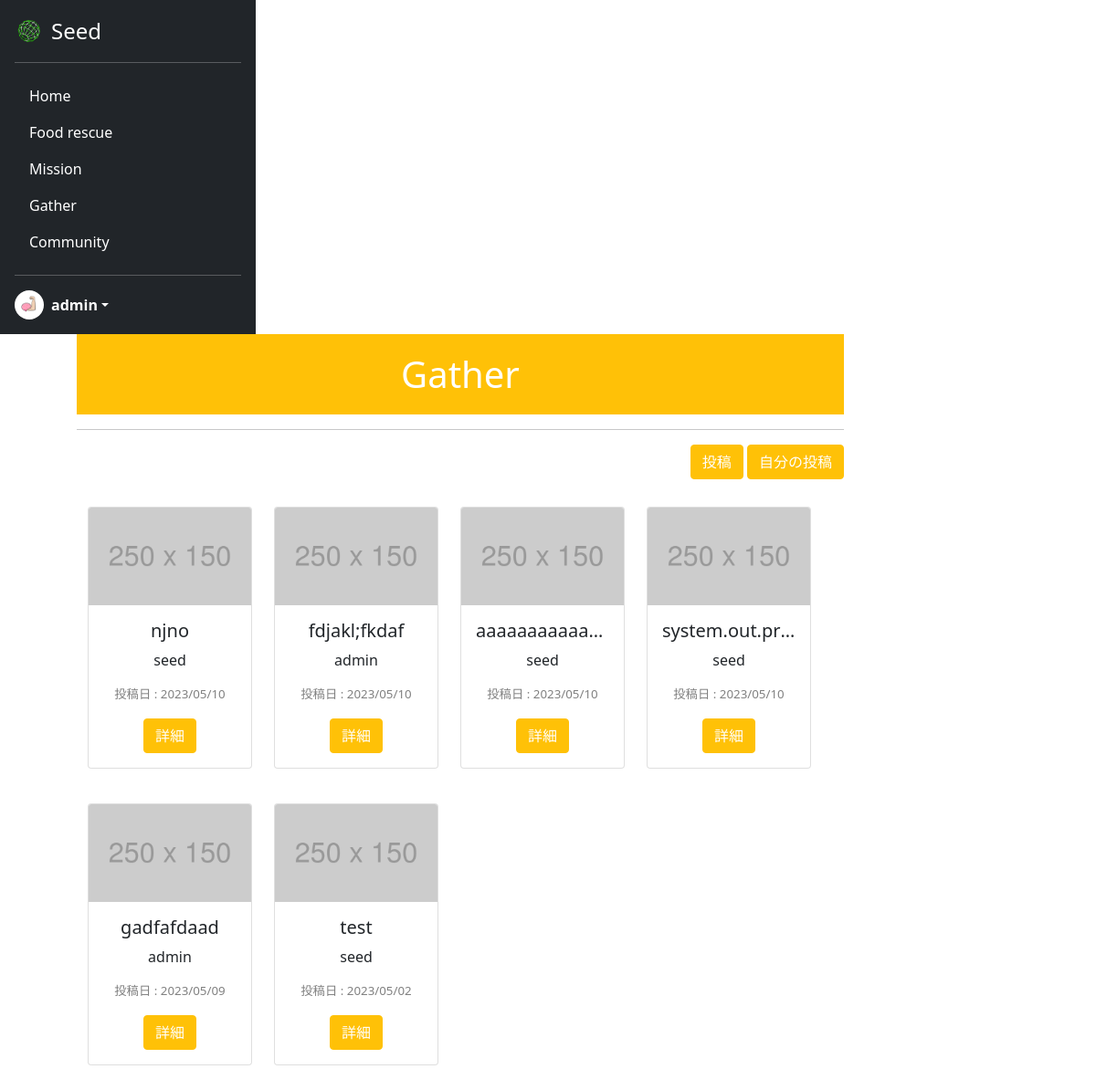
Before: /gather/ (signed in) with the older database file.
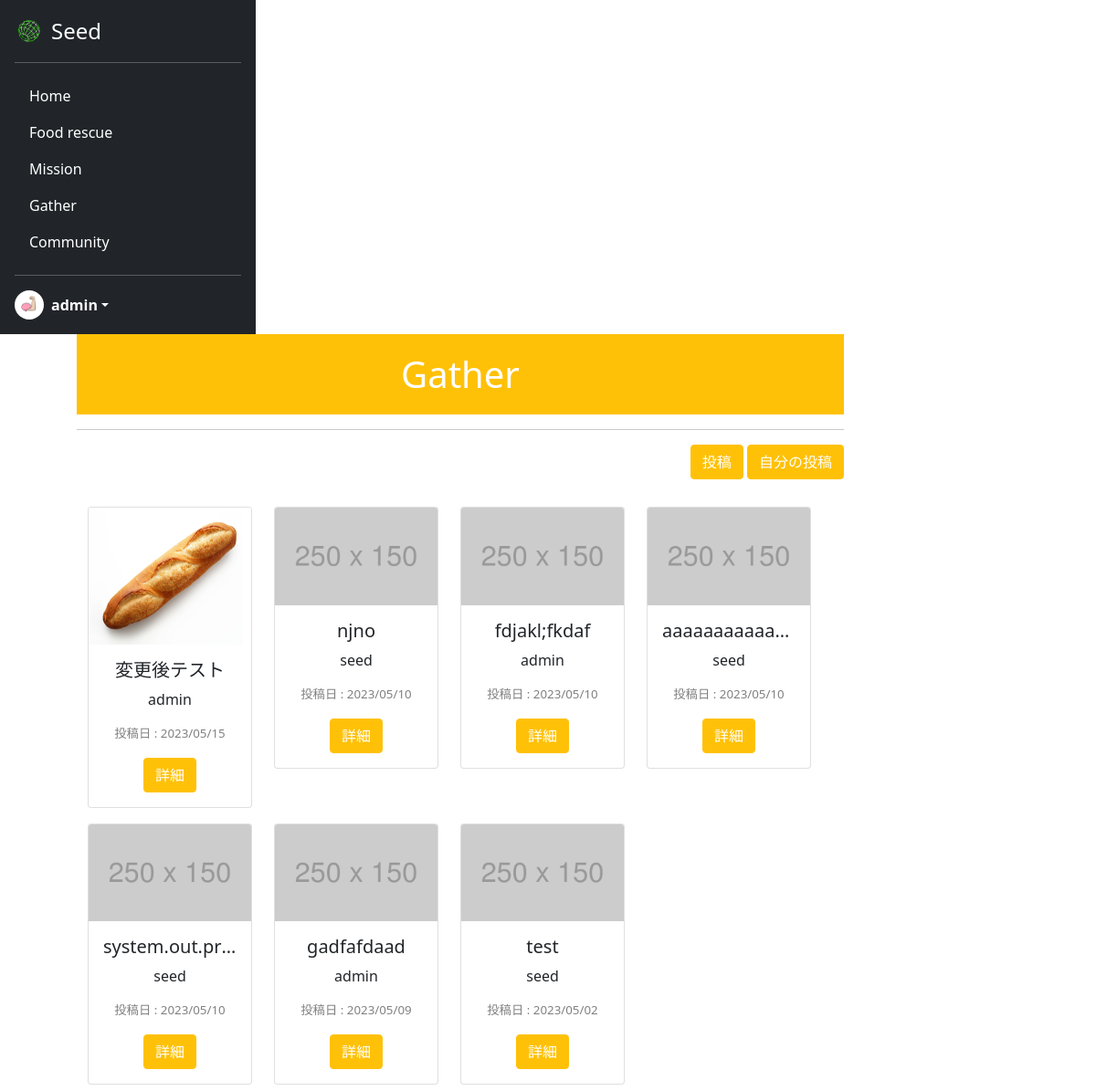
After: the same page with the newer database file.
### seed/models.py (models this page shows)
class Gather(models.Model):
    user_id = models.ForeignKey(CustomUser, verbose_name="募集主", on_delete=models.CASCADE)
    title = models.CharField(verbose_name="タイトル", max_length=100)
    prefecture = models.ForeignKey(Prefecture, verbose_name="都道府県", on_delete=models.CASCADE)
    access = models.CharField(verbose_name="アクセス", max_length=200)
    contact = models.CharField(verbose_name="連絡先", max_length=254)
    detail = models.TextField(verbose_name="詳細", max_length=300)
    image = models.ImageField(verbose_name="画像", upload_to='gather_img/', null=True)
    create_at = models.DateTimeField(verbose_name="作成日時", auto_now_add=True)

### acount/models.py (models this page shows)
class CustomUser(AbstractUser):
    is_general = models.BooleanField(null=True ,default=True)
    is_active = models.BooleanField(null=True ,default=False)
    mission_point = models.IntegerField(null=False ,default=0)
    profile_pic = models.ImageField(upload_to='profile_pics', blank=True)

### seed/views.py (the view)
# urls.py: path('gather/', views.GatherView.as_view(), name='gather'),
class GatherView(ListView):
    template_name = 'gather.html'
    model = Gather
    context_object_name = 'gather_list'
    def get_queryset(self):
        return Gather.objects.order_by('-create_at')

### seed/templates/gather.html (shortened to what this page needs)
{% extends 'mypagebase.html' %}
{% load static %}
{% block content %}
<div class="text-center">
    <h1 class="title" style="background: #ffc107; color:white;">Gather</h1>
    <hr>
    <div class="text-end" style="margin-bottom:20px;">
        <a class="btn btn-warning" href="{% url 'seed:gatherpost' %}"  style="color:white;">投稿</a>
        <a class="btn btn-warning" href="{% url 'seed:mygather' %}"  style="color:white;">自分の投稿</a>
    </div>
    <div class="container">
        <div class="row" style="height: 650px; width:100%; overflow-y: scroll;">
            {% for gather in gather_list %}
            <div class="col-3" style="margin-top:10px;">
                <div class="card" style="width: 100%;">
                    {% if gather.image %}
                        <img src="{{gather.image.url}}" class="card-img-top" alt="..." height="150px">
                    {% else %}
                        <img src="{% static 'assets/img/mypage/damy.png' %}" class="card-img-top" alt="...">
                    {% endif %}
                    <div class="card-body">
                        <h5 class="card-title">{{gather.title}}</h5>
                        <p class="card-text">
                            {{gather.user_id.username}}
                        </p>
                        <p class="card-text" style="color:gray; font-size:smaller;">
                            <span class="text-start">投稿日 : </span><span
                                class="text-end">{{gather.create_at|date:"Y/m/d"}}</span>
                        </p>
                        <a href="{% url 'seed:gather_detail' gather.pk %}" class="btn btn-warning" style="color:white;">詳細</a>
                    </div>
                </div>
            </div>
            {% endfor %}
        </div>
    </div>
</div>
{% endblock %}

Changed rows visible on the page:
added Gather: image (picture), title "変更後テスト", user_id.username "admin", create_at "2023/05/15"
